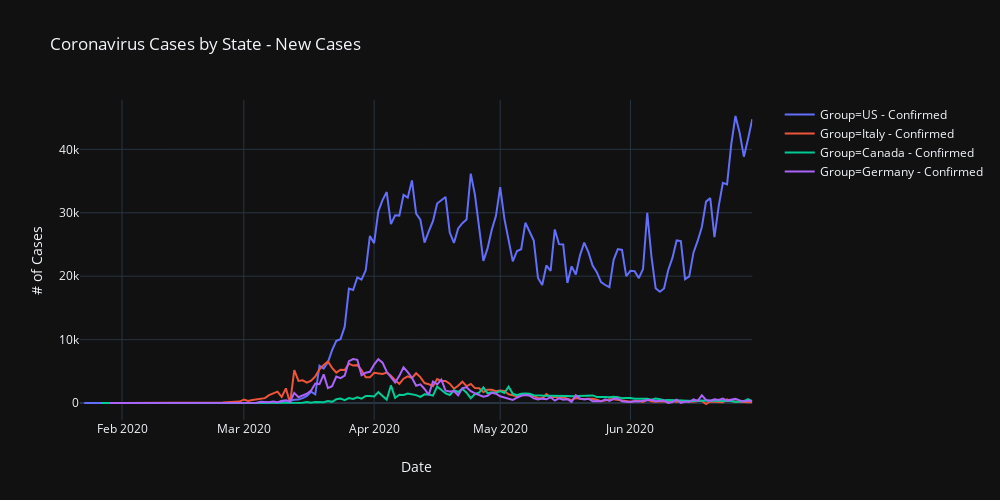

This figure's notebook cell:
### Code cell
pfig = plot_group_ts(df_world,group_list=['US','Italy','Canada',
                                  'Germany'],group_col='Country/Region',
                     new_only=True,plot_scatter=False,height=500)
pfig

### Figure 1 — Plotly figure (JSON) as saved in the notebook; plotly's stock layout.template omitted (floating-point values rounded to 4 significant figures; data arrays with more than 128 entries replaced by an {"elided": "..."} marker saying what was removed)
{"data": [{"hoverlabel": {"namelength": 0}, "hovertemplate": "Group=US - Confirmed<br>Date=%{x}<br># of Cases=%{y}", "legendgroup": "Group=US - Confirmed", "line": {"color": "#636efa", "dash": "solid"}, "mode": "lines", "name": "Group=US - Confirmed", "showlegend": true, "type": "scatter", "x": {"elided": "161 str values"}, "xaxis": "x", "y": {"elided": "161 int values"}, "yaxis": "y"}, {"hoverlabel": {"namelength": 0}, "hovertemplate": "Group=Italy - Confirmed<br>Date=%{x}<br># of Cases=%{y}", "legendgroup": "Group=Italy - Confirmed", "line": {"color": "#EF553B", "dash": "solid"}, "mode": "lines", "name": "Group=Italy - Confirmed", "showlegend": true, "type": "scatter", "x": {"elided": "161 str values"}, "xaxis": "x", "y": {"elided": "161 int values"}, "yaxis": "y"}, {"hoverlabel": {"namelength": 0}, "hovertemplate": "Group=Canada - Confirmed<br>Date=%{x}<br># of Cases=%{y}", "legendgroup": "Group=Canada - Confirmed", "line": {"color": "#00cc96", "dash": "solid"}, "mode": "lines", "name": "Group=Canada - Confirmed", "showlegend": true, "type": "scatter", "x": {"elided": "161 str values"}, "xaxis": "x", "y": {"elided": "161 int values"}, "yaxis": "y"}, {"hoverlabel": {"namelength": 0}, "hovertemplate": "Group=Germany - Confirmed<br>Date=%{x}<br># of Cases=%{y}", "legendgroup": "Group=Germany - Confirmed", "line": {"color": "#ab63fa", "dash": "solid"}, "mode": "lines", "name": "Group=Germany - Confirmed", "showlegend": true, "type": "scatter", "x": {"elided": "161 str values"}, "xaxis": "x", "y": {"elided": "161 int values"}, "yaxis": "y"}], "layout": {"height": 500, "legend": {"tracegroupgap": 0}, "title": {"text": "Coronavirus Cases by State - New Cases"}, "width": 1000, "xaxis": {"anchor": "y", "domain": [0, 0.98], "title": {"text": "Date"}}, "yaxis": {"anchor": "x", "domain": [0, 1], "title": {"text": "# of Cases"}}}}
